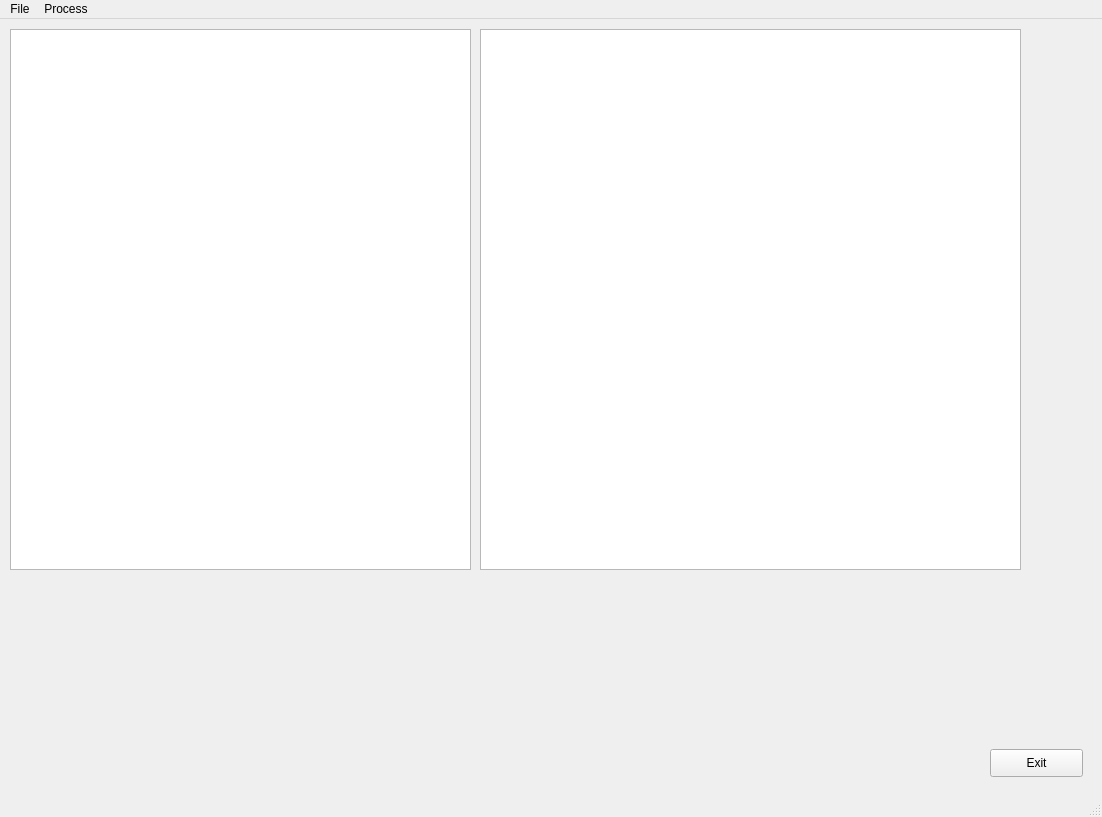
<?xml version="1.0" encoding="UTF-8"?>
<ui version="4.0">
 <class>MainWindow</class>
 <widget class="QMainWindow" name="MainWindow">
  <property name="geometry">
   <rect>
    <x>0</x>
    <y>0</y>
    <width>1102</width>
    <height>817</height>
   </rect>
  </property>
  <property name="windowTitle">
   <string>Erevna v.0.001</string>
  </property>
  <widget class="QWidget" name="centralwidget">
   <widget class="QTextBrowser" name="Term_princ">
    <property name="geometry">
     <rect>
      <x>10</x>
      <y>10</y>
      <width>461</width>
      <height>541</height>
     </rect>
    </property>
   </widget>
   <widget class="QGraphicsView" name="Graph_princ">
    <property name="geometry">
     <rect>
      <x>480</x>
      <y>10</y>
      <width>541</width>
      <height>541</height>
     </rect>
    </property>
   </widget>
   <widget class="QPushButton" name="pushExit">
    <property name="geometry">
     <rect>
      <x>990</x>
      <y>730</y>
      <width>93</width>
      <height>28</height>
     </rect>
    </property>
    <property name="text">
     <string>Exit</string>
    </property>
   </widget>
  </widget>
  <widget class="QMenuBar" name="menubar">
   <property name="geometry">
    <rect>
     <x>0</x>
     <y>0</y>
     <width>1102</width>
     <height>26</height>
    </rect>
   </property>
   <widget class="QMenu" name="menuErevna">
    <property name="title">
     <string>File</string>
    </property>
    <addaction name="separator"/>
    <addaction name="separator"/>
    <addaction name="actionLoad"/>
    <addaction name="actionSave"/>
   </widget>
   <widget class="QMenu" name="menuProcess">
    <property name="title">
     <string>Process</string>
    </property>
    <addaction name="actionExec"/>
   </widget>
   <addaction name="menuErevna"/>
   <addaction name="menuProcess"/>
  </widget>
  <widget class="QStatusBar" name="statusbar"/>
  <action name="actionLoad">
   <property name="text">
    <string>Load</string>
   </property>
  </action>
  <action name="actionSave">
   <property name="text">
    <string>Save</string>
   </property>
  </action>
  <action name="actionExec">
   <property name="text">
    <string>Exec</string>
   </property>
  </action>
 </widget>
 <resources/>
 <connections/>
</ui>
